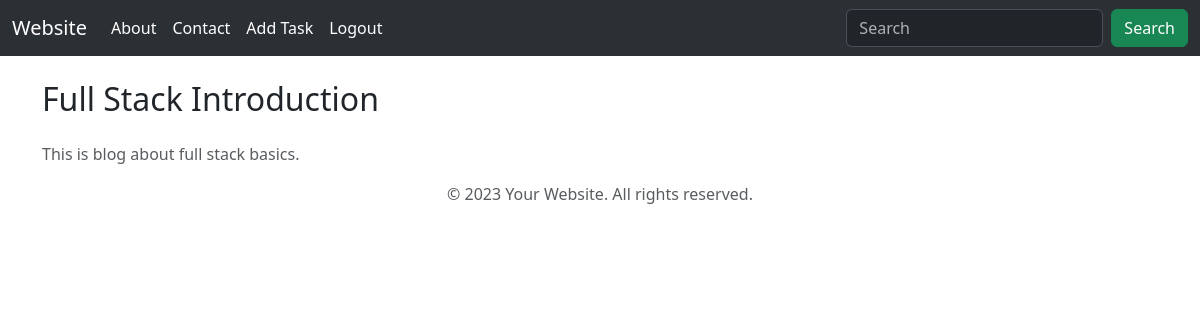
The page /blog/full-stack-introduction/ on the database its author committed.
### module1/models.py (models this page shows, shortened)
class Blog(models.Model):
    title = models.CharField(max_length=200)
    content = models.TextField()
    slug = models.SlugField(unique=True, blank=True)

### module1/views.py (the view)
# urls.py: path('blog/<slug:slug>/',views.blog_details, name="blog_details"),
def blog_details(request, slug):
    blog = get_object_or_404(Blog, slug=slug)
    return render(request, 'blog_detail.html', {'blog': blog})

### templates/blog_detail.html
{% extends 'base.html' %}
{% block content %}
<div class="container">
    <h2 class="my-4">{{ blog.title }}</h2>
    <p class="text-muted"> {{ blog.content }}</p>
</div>
{% endblock %}

### rows shown on the page
Blog: title "Full Stack Introduction", content "This is blog about full stack basics."
